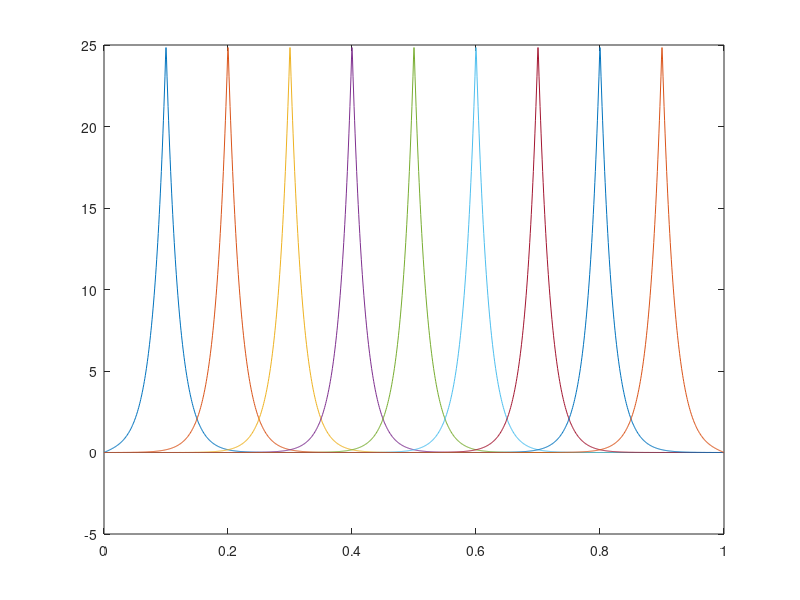
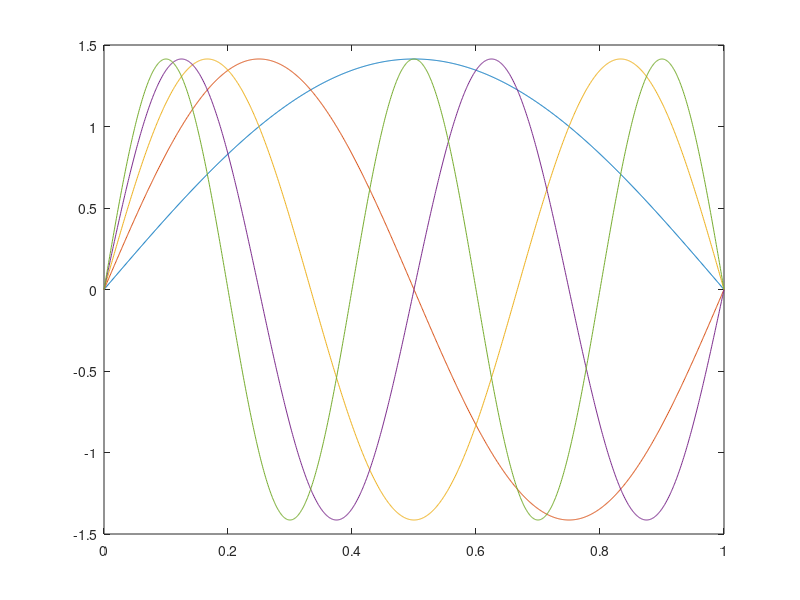
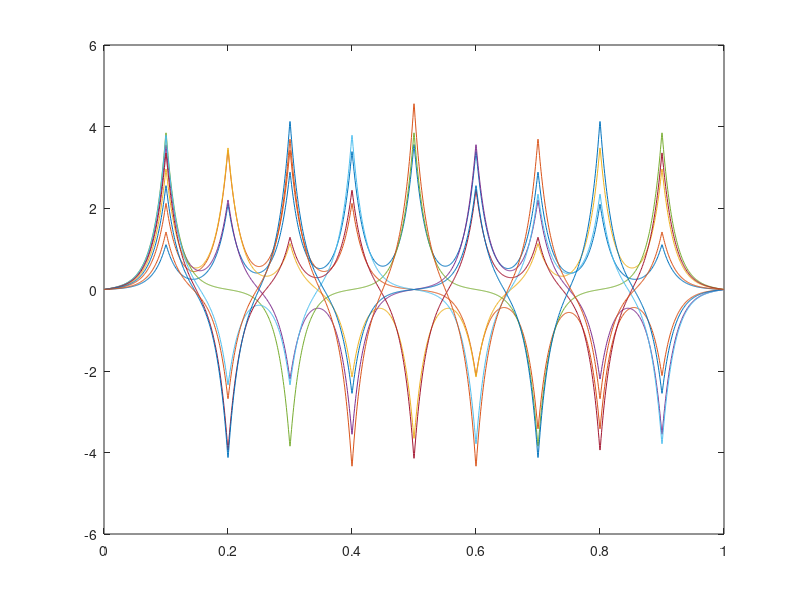
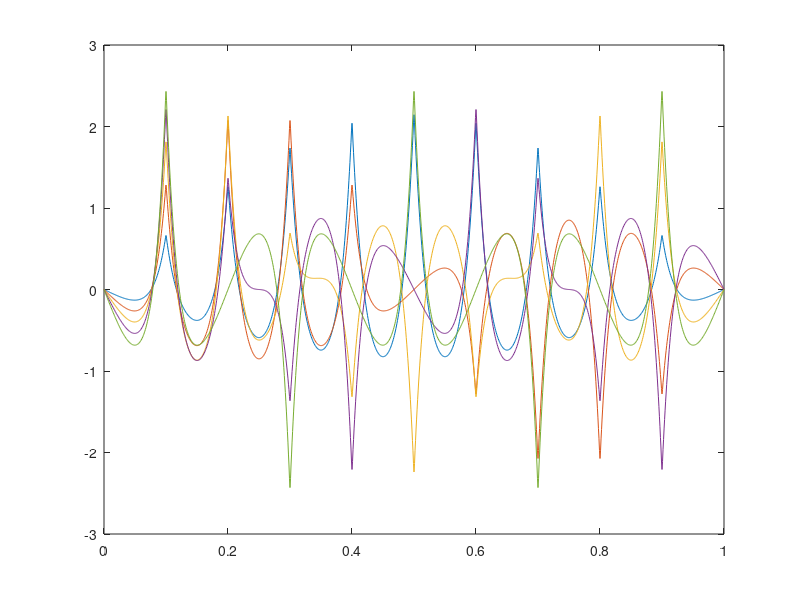

Write the MATLAB code that produced these figures, in order.
% PlotKernelSeries
% Computes and plots kernels given by a Mercer series
close all
x = linspace(0,1,11)';
xx = linspace(0,1,1201)';
%% iterated Brownian bridge kernel
x=x(2:end-1);
ep = 50; beta = 1;
phifunc = @(n,x) sqrt(2)*sin(pi*x*n);
lambdafunc = @(n) ((n*pi).^2+ep^2).^(-beta);
if beta < 3
    M = 1000;
else
    M = ceil(1/pi*sqrt(eps^(-1/beta)*(N^2*pi^2+ep^2)-ep^2));
end
%% Brownian motion kernel, K(x,z) = min(x,z)
% x=x(2:end);
% phifunc = @(n,x) sqrt(2)*sin(pi*x*(2*n-1)/2);
% lambdafunc = @(n) 4./((2*n-1).^2*pi^2);
% M = 1000;
%% "reversed" Brownian motion kernel, K(x,z) = 1 - max(x,z)
% x=x(1:end-1);
% phifunc = @(n,x) sqrt(2)*cos(pi*x*(2*n-1)/2);
% lambdafunc = @(n) 4./((2*n-1).^2*pi^2);
% M = 1000;
%% Mercer series
N = length(x);
Lambda = diag(lambdafunc(1:M));
Phi_interp = phifunc(1:M,x);
Phi_eval = phifunc(1:M,xx);
Kbasis = Phi_eval*Lambda*Phi_interp'/Lambda(1,1);
%% Plot kernel basis obtained via Mercer series
plot(xx,Kbasis)
%% Plot first 5 eigenfunctions
figure
plot(xx,Phi_eval(:,1:5))
%% HS-SVD stuff
I_N = eye(N);
Phi_1 = Phi_interp(:,1:N);
Phi_2 = Phi_interp(:,N+1:end);
Lambda_1 = Lambda(1:N,1:N);
Lambda_2 = Lambda(N+1:M,N+1:M);
Correction = Lambda_2*(Phi_1\Phi_2)'/Lambda_1;
Psi_basis = Phi_eval*[I_N;Correction];
%Kbasis = Psi_eval*Lambda_1*Phi_1'/Lambda(1,1);
%% Plot Psi basis
figure
plot(xx,Psi_basis);%(:,1:3))
Phi_correct = Phi_eval(:,N+1:M)*Correction;
%% Plot correction added to first N eigenfunctions to obtain Psi basis
figure
plot(xx,Phi_correct(:,1:5))

